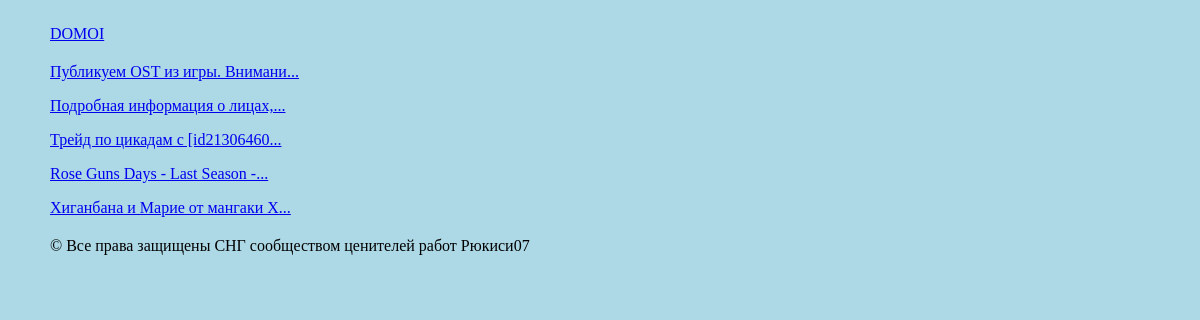
Page /tag/higurashi on the earlier database version.
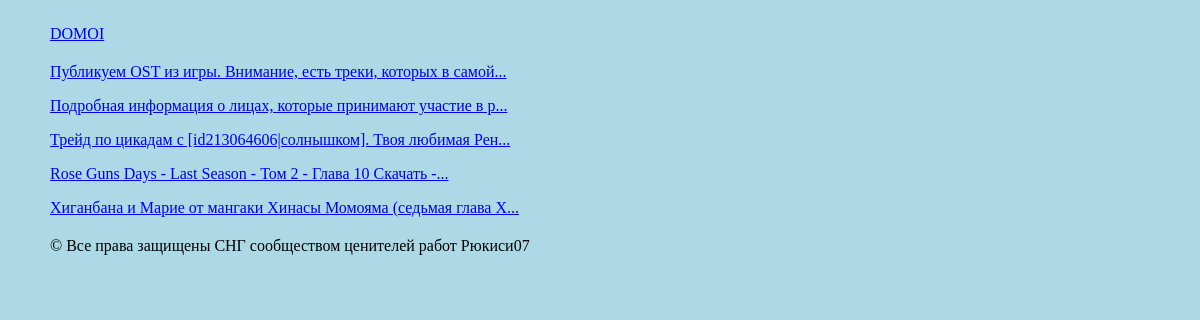
Same page on the later database version.
### db.py (models this page shows)
class BaseModel(Model):
    class Meta:
        database = database

class Tags(BaseModel):
    id = AutoField(unique=True)
    vk_id = ForeignKeyField(Post, backref='tags')
    name = CharField()

class Post(BaseModel):
    id = AutoField(unique=True)
    date = DateField()
    owner_id = IntegerField()
    vk_id = IntegerField()
    title = CharField()
    text = TextField()

### app.py (the view)
@app.route('/tag/<tag>')
def get_tag(tag):
    titles = (Tags
         .select(Tags, Post)
         .join(Post, on=(Post.vk_id == Tags.vk_id))
         .where(Tags.name==tag))
    return render_template('tag.html', titles=titles)

### templates/tag.html (shortened to what this page needs)
{% extends "base.html" %}
{% block content %}
    {% for title in titles %}
    <p> <a href="/post/{{ title.vk_id.vk_id }}"> {{ title.vk_id.title }} </a> </p>
    {% endfor %}
{% endblock %}

### templates/base.html (shortened to what this page needs)
<!doctype html>
<html>
  <head>
    {% block head %}
    <link rel="stylesheet" href="{{ url_for('static', filename='style.css') }}">
    {% endblock %}
  </head>
  <body>
    <a href="/"> DOMOI </a>
    <div id="content">
      {% block content %}
      {% endblock %}
    </div>
    <div id="footer">
      {% block footer %}
      &copy; Все права защищены СНГ сообществом ценителей работ Рюкиси07
      {% endblock %}
    </div>
  </body>
</html>

### static/style.css (style rules this page uses)
body { background-color: lightblue; margin: 25px 50px 75px }
#content { margin-top: 20px; margin-bottom: 20px; }

Differences in the rows shown:
changed through a linked row, Tags: vk_id "Публикуем OST из игры. Внимани..." → "Публикуем OST из игры. Внимание, есть треки, которых в самой..."; vk_id "Rose Guns Days - Last Season -..." → "Rose Guns Days - Last Season - Том 2 - Глава 10 Скачать -..."; vk_id "Хиганбана и Марие от мангаки Х..." → "Хиганбана и Марие от мангаки Хинасы Момояма (седьмая глава Х..."
changed through a linked row, Tags: vk_id "Подробная информация о лицах,..." → "Подробная информация о лицах, которые принимают участие в р..."
changed through a linked row, Tags: vk_id "Трейд по цикадам с [id21306460..." → "Трейд по цикадам с [id213064606|солнышком]. Твоя любимая Рен..."
